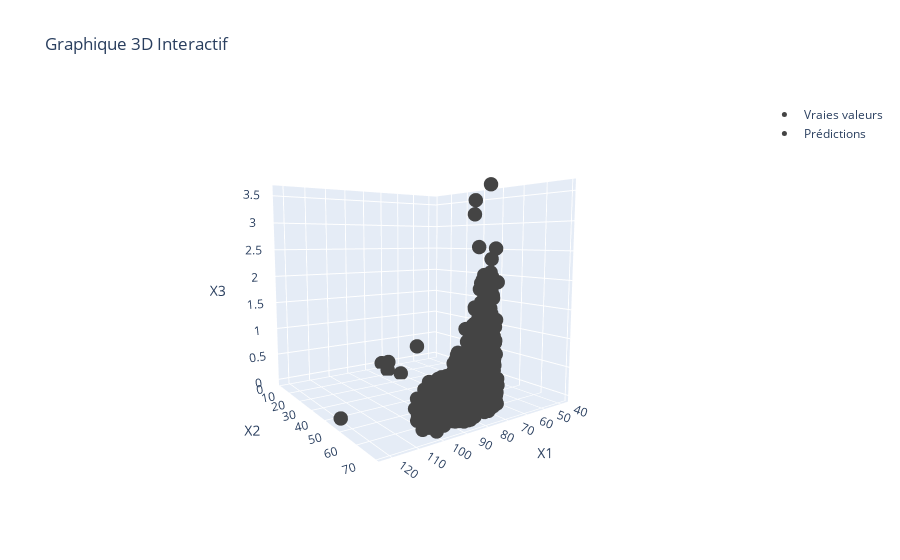

The code cell stored with this chart in its notebook:
### Code cell
import plotly.graph_objects as go
# Tracer les vraies valeurs
trace1 = go.Scatter3d(
    x=X[:, 0], y=X[:, 1], z=X[:, 2],
    mode='markers',
    marker=dict(size=5, color=y, colorscale='Blues'),
    name='Vraies valeurs'
)

# Tracer les prédictions
trace2 = go.Scatter3d(
    x=X[:, 0], y=X[:, 1], z=X[:, 2],
    mode='markers',
    marker=dict(size=5, color=predictions, colorscale='Reds'),
    name='Prédictions'
)

# Créer la figure
fig = go.Figure(data=[trace1, trace2])

# Ajouter des labels et configurer la vue
fig.update_layout(
    scene=dict(
        xaxis_title='X1',
        yaxis_title='X2',
        zaxis_title='X3'
    ),
    title="Graphique 3D Interactif"
)

fig.show()

### Figure 1 — Plotly figure (JSON) as saved in the notebook; plotly's stock layout.template omitted (floating-point values rounded to 4 significant figures; data arrays with more than 128 entries replaced by an {"elided": "..."} marker saying what was removed)
{"data": [{"marker": {"color": {"elided": "13509x1 int values"}, "colorscale": [[0, "rgb(247,251,255)"], [0.125, "rgb(222,235,247)"], [0.25, "rgb(198,219,239)"], [0.375, "rgb(158,202,225)"], [0.5, "rgb(107,174,214)"], [0.625, "rgb(66,146,198)"], [0.75, "rgb(33,113,181)"], [0.875, "rgb(8,81,156)"], [1, "rgb(8,48,107)"]], "size": 5}, "mode": "markers", "name": "Vraies valeurs", "type": "scatter3d", "x": {"elided": "13509 int values"}, "y": {"elided": "13509 int values"}, "z": {"elided": "13509 float values"}}, {"marker": {"color": {"elided": "13509x1 float values"}, "colorscale": [[0, "rgb(255,245,240)"], [0.125, "rgb(254,224,210)"], [0.25, "rgb(252,187,161)"], [0.375, "rgb(252,146,114)"], [0.5, "rgb(251,106,74)"], [0.625, "rgb(239,59,44)"], [0.75, "rgb(203,24,29)"], [0.875, "rgb(165,15,21)"], [1, "rgb(103,0,13)"]], "size": 5}, "mode": "markers", "name": "Prédictions", "type": "scatter3d", "x": {"elided": "13509 int values"}, "y": {"elided": "13509 int values"}, "z": {"elided": "13509 float values"}}], "layout": {"autosize": true, "scene": {"aspectmode": "auto", "aspectratio": {"x": 1, "y": 1, "z": 1}, "camera": {"center": {"x": 0, "y": 0, "z": 0}, "eye": {"x": 1.235, "y": 1.763, "z": 0.2295}, "projection": {"type": "perspective"}, "up": {"x": 0, "y": 0, "z": 1}}, "xaxis": {"title": {"text": "X1"}, "type": "linear"}, "yaxis": {"title": {"text": "X2"}, "type": "linear"}, "zaxis": {"title": {"text": "X3"}, "type": "linear"}}, "title": {"text": "Graphique 3D Interactif"}}}
